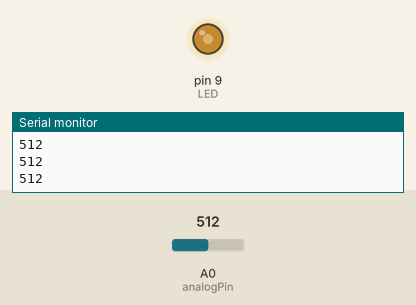
Bench run of a sketch on a simulated Arduino Uno, built with avr-gcc and run on an emulated ATmega328P. On the bench: output pins drawn as LEDs (lit = HIGH), the last lines printed to the serial monitor. The inputs (shaded band) are chosen by the test bench; at power-on: A0 (analogPin) = 512.

Above: at 1.2 s.
1.3 s: A0 (analogPin) set to 716
At 1.8 s:
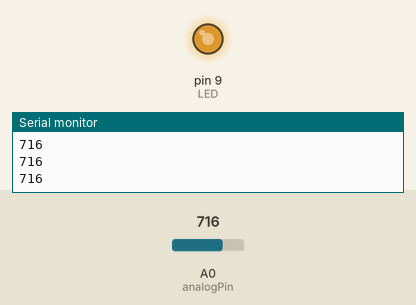
2.9 s: A0 (analogPin) set to 900
At 4.2 s:
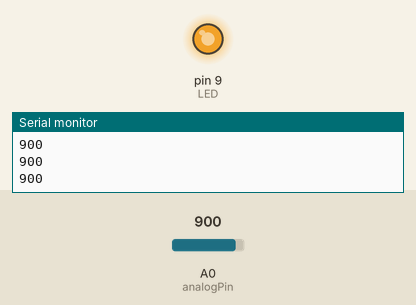
4.5 s: A0 (analogPin) set to 122
At 5.7 s:
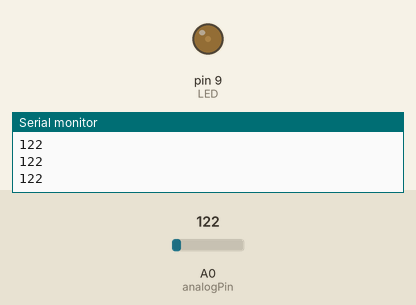
6.1 s: A0 (analogPin) set to 0
At 7.1 s:
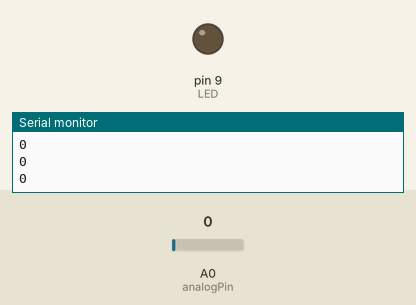
Timing chart, 0 to 8.7 s (numbered marks = the images above; inputs shaded):
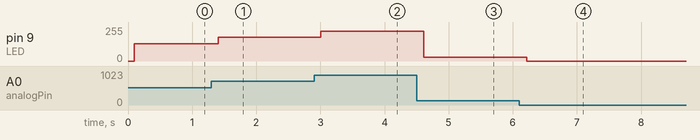

Measured:
- after the input at 1.3 s, pin 9 (LED): 128/255 → 179/255 after 0.10 s
- after the input at 2.9 s, pin 9 (LED): 179/255 → 225/255 after 0.11 s
- after the input at 4.5 s, pin 9 (LED): 225/255 → 30/255 after 0.11 s
- after the input at 6.1 s, pin 9 (LED): 30/255 → 0/255 after 0.12 s

The sketch:

tmi06_LDR-analogWrite-to-LED.ino
```cpp
// Description:
// Set the LED to a brightness specified by the value of
// the analog input given by the LDR and
// print the analog value to the Serial Monitor

// Constants
const int LED = 9;
const int analogPin = A0;

// Inputs
unsigned int val = 0; // analog input read value

// Other Variables

void setup() {
  pinMode(analogPin, INPUT); // note: not needed since analog pins are INPUT by default
  pinMode(LED, OUTPUT);
  Serial.begin(9600); // open the serial port at 9600 baud (bits per second)
}

void loop() {
  val = analogRead(analogPin);
  Serial.println(val);
  delay(100);
  analogWrite(LED, val/4); // since analogRead() is 16 bit but analogWrite is 8 bit ()
}
```
